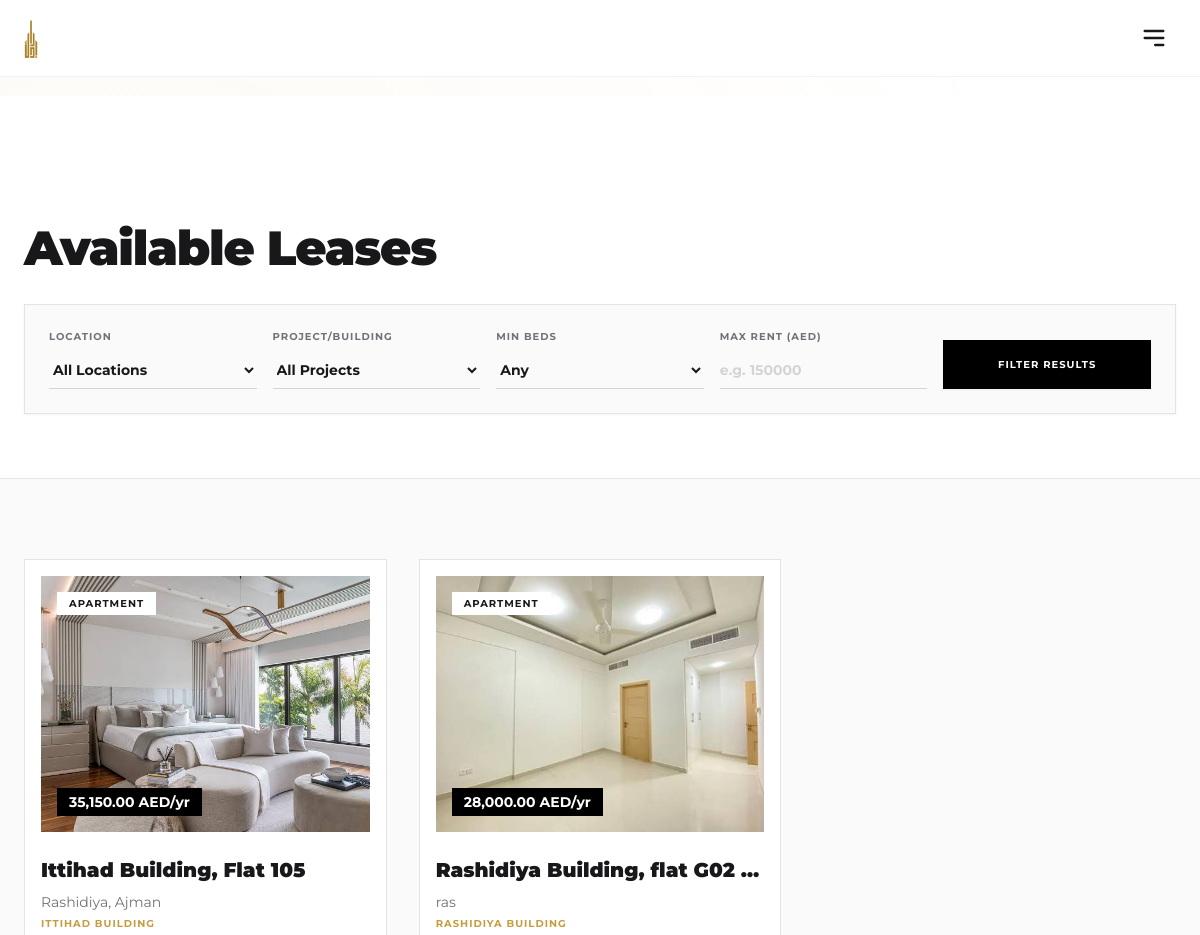
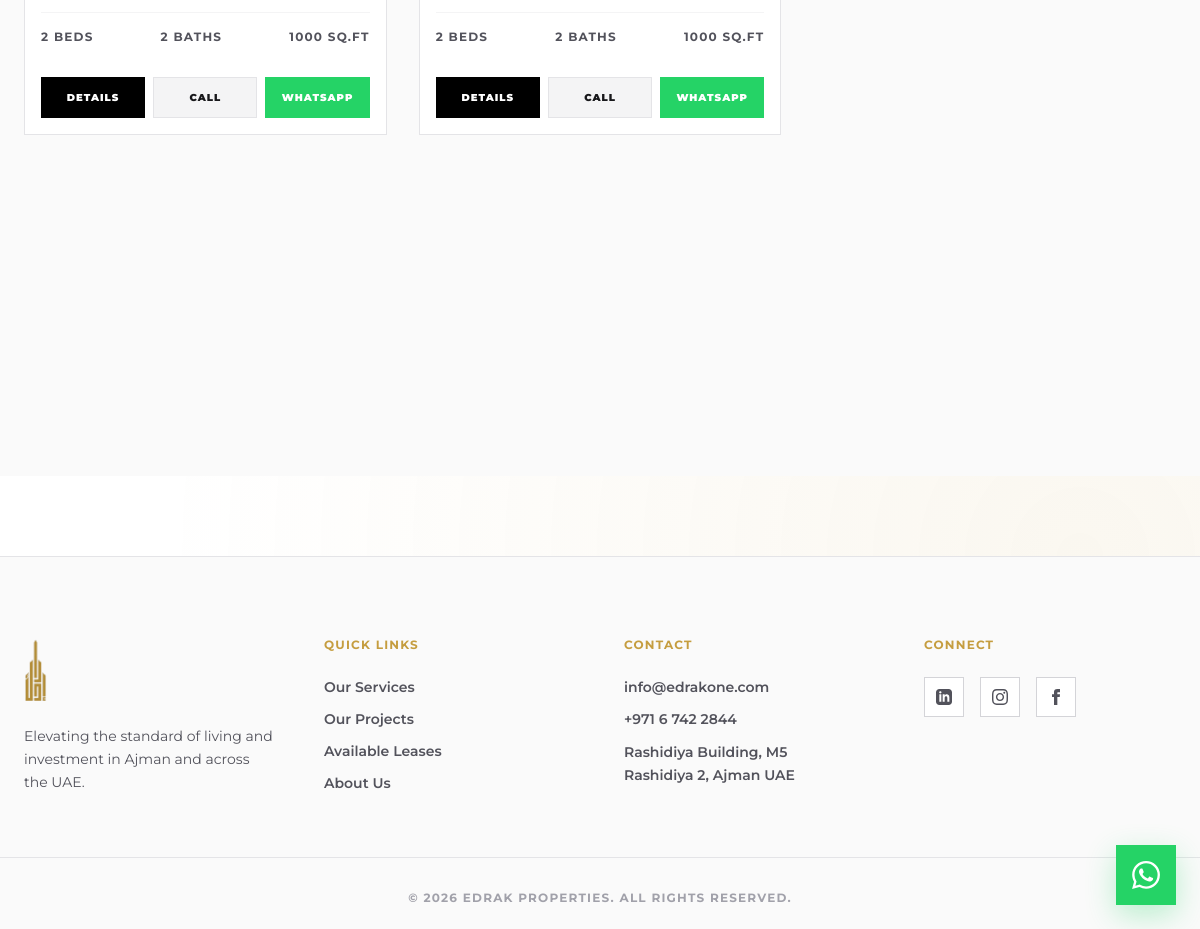
The page /leases/ on the database its author committed (2 pictures, top to bottom).
### core/models.py (models this page shows, shortened)
class Lease(models.Model):
    PROPERTY_TYPES = (
        ('apartment', _('Apartment')),
        ('villa', _('Luxury Villa')),
        ('commercial', _('Commercial Space')),
        ('townhouse', _('Townhouse')),
    )
    title = models.CharField(max_length=200)
    description = models.TextField(blank=True)
    project = models.ForeignKey(Project, on_delete=models.SET_NULL, null=True, blank=True, related_name='leases')
    property_type = models.CharField(max_length=50, choices=PROPERTY_TYPES)
    location = models.CharField(max_length=200)
    rent_price = models.DecimalField(max_digits=12, decimal_places=2)
    bedrooms = models.IntegerField(default=0)
    bathrooms = models.IntegerField(default=0)
    size_sqft = models.IntegerField(default=0)
    image = models.ImageField(upload_to='leases/', blank=True, null=True, help_text="Main Cover Image")
    map_embed_code = models.TextField(blank=True, help_text="Paste Google Maps <iframe> code here")
    parking_available = models.BooleanField(default=True)
    is_available = models.BooleanField(default=True)
    created_at = models.DateTimeField(auto_now_add=True)

class Project(models.Model):
    STATUS_CHOICES = (
        ('ready', _('Ready to Move')),
        ('off_plan', _('Off-Plan Investment')),
        ('commercial', _('Commercial Hub')),
    )
    title = models.CharField(max_length=200)
    description = models.TextField(blank=True)
    location = models.CharField(max_length=200)
    status = models.CharField(max_length=20, choices=STATUS_CHOICES, default='ready')
    image = models.ImageField(upload_to='projects/', blank=True, null=True, help_text="Main Cover Image")
    map_embed_code = models.TextField(blank=True, help_text="Paste Google Maps <iframe> code here")
    total_flats = models.IntegerField(default=0)
    parking_available = models.BooleanField(default=True)
    created_at = models.DateTimeField(auto_now_add=True)

### core/views.py (the view)
# urls.py: path('leases/', views.leases_view, name='leases'),
def leases_view(request):
    leases = Lease.objects.filter(is_available=True).order_by('-created_at')
    location = request.GET.get('location')
    beds = request.GET.get('beds')
    min_price = request.GET.get('min_price')
    max_price = request.GET.get('max_price')
    project_id = request.GET.get('project')
    if location:
        leases = leases.filter(location__icontains=location)
    if beds and beds.isdigit():
        leases = leases.filter(bedrooms__gte=int(beds))
    if min_price and min_price.isdigit():
        leases = leases.filter(rent_price__gte=int(min_price))
    if max_price and max_price.isdigit():
        leases = leases.filter(rent_price__lte=int(max_price))
    if project_id and project_id.isdigit():
        leases = leases.filter(project_id=int(project_id))
    locations = Lease.objects.filter(is_available=True).values_list('location', flat=True).distinct()
    projects = Project.objects.all()
    context = {
        'leases': leases,
        'locations': locations,
        'projects': projects,
    }
    return render(request, 'core/leases.html', context)

### templates/core/leases.html (shortened to what this page needs)
{% extends 'base.html' %}
{% load static i18n %}
{% load humanize %}
{% block content %}
<section class="pt-32 pb-16 bg-white border-b border-zinc-200">
    <div class="max-w-[90rem] mx-auto px-6">
        <h1 class="text-4xl md:text-5xl font-black text-zinc-900 tracking-tight mb-8">{% trans "Available Leases" %}</h1>
        <form method="GET" action="{% url 'leases' %}" class="grid grid-cols-1 md:grid-cols-5 gap-4 bg-zinc-50 border border-zinc-200 p-6 rounded-none shadow-sm">
            <div class="flex flex-col gap-2">
                <label class="text-[10px] uppercase font-bold text-zinc-500 tracking-widest">{% trans "Location" %}</label>
                <select name="location" class="bg-transparent border-b border-zinc-300 text-sm font-bold py-2 focus:outline-none focus:border-gold rounded-none">
                    <option value="">{% trans "All Locations" %}</option>
                </select>
            </div>
            <div class="flex flex-col gap-2">
                <label class="text-[10px] uppercase font-bold text-zinc-500 tracking-widest">{% trans "Project/Building" %}</label>
                <select name="project" class="bg-transparent border-b border-zinc-300 text-sm font-bold py-2 focus:outline-none focus:border-gold rounded-none">
                    <option value="">{% trans "All Projects" %}</option>
                </select>
            </div>
            <div class="flex flex-col gap-2">
                <label class="text-[10px] uppercase font-bold text-zinc-500 tracking-widest">{% trans "Min Beds" %}</label>
                <select name="beds" class="bg-transparent border-b border-zinc-300 text-sm font-bold py-2 focus:outline-none focus:border-gold rounded-none">
                    <option value="">{% trans "Any" %}</option>
                </select>
            </div>
            <div class="flex flex-col gap-2">
                <label class="text-[10px] uppercase font-bold text-zinc-500 tracking-widest">{% trans "Max Rent (AED)" %}</label>
                <input type="number" name="max_price" value="{{ request.GET.max_price }}" placeholder="e.g. 150000" class="bg-transparent border-b border-zinc-300 text-sm font-bold py-2 focus:outline-none focus:border-gold rounded-none placeholder:text-zinc-300">
            </div>
            <div class="flex items-end">
                <button type="submit" class="w-full bg-black text-white font-bold uppercase tracking-widest text-[10px] py-4 hover:bg-gold transition-colors shadow-sm rounded-none border border-black hover:border-gold">{% trans "Filter Results" %}</button>
            </div>
        </form>
    </div>
</section>
<section class="py-20 bg-zinc-50 min-h-[50svh]">
    <div class="max-w-[90rem] mx-auto px-6 grid grid-cols-1 md:grid-cols-2 lg:grid-cols-3 gap-8">
        {% for lease in leases %}
            <div class="bg-white border border-zinc-200 p-4 hover:shadow-xl transition-shadow group flex flex-col justify-between rounded-none">
                <div>
                    <div class="overflow-hidden relative h-64 mb-6 bg-zinc-100 flex items-center justify-center">
                        {% if lease.image %}
                            <img src="{{ lease.image.url }}" class="w-full h-full object-cover group-hover:scale-105 transition-transform duration-700">
                        {% else %}
                            <img src="{% static 'img/logo.png' %}" class="h-16 opacity-20 grayscale group-hover:scale-110 transition-transform duration-700">
                        {% endif %}
                        <div class="absolute top-4 left-4 bg-white px-3 py-1 text-[10px] font-bold uppercase tracking-widest">{{ lease.get_property_type_display }}</div>
<div class="absolute bottom-4 left-4 bg-black text-white px-3 py-1 text-sm font-bold">{{ lease.rent_price|intcomma }} AED/yr</div>
                    </div>
                    <h3 class="text-xl font-black text-zinc-900 mb-2 truncate">{{ lease.title }}</h3>
                    <p class="text-zinc-500 text-sm mb-1 truncate">{{ lease.location }}</p>
                    {% if lease.project %}<p class="text-gold text-[10px] uppercase font-bold tracking-widest mb-4 truncate">{{ lease.project.title }}</p>{% endif %}
                    <div class="flex justify-between items-center border-t border-zinc-100 py-4 text-xs font-bold text-zinc-600 uppercase tracking-widest">
                        <span>{{ lease.bedrooms }} Beds</span>
                        <span>{{ lease.bathrooms }} Baths</span>
                        <span>{{ lease.size_sqft }} Sq.Ft</span>
                    </div>
                </div>
              <div class="grid grid-cols-3 gap-2 mt-4">
    <a href="{% url 'lease_detail' lease.id %}" class="bg-black text-white text-center py-3 text-[10px] font-black uppercase tracking-widest hover:bg-gold transition-colors border border-black rounded-none">{% trans "Details" %}</a>
    <a href="tel:+97167422844" class="bg-zinc-100 text-zinc-900 text-center py-3 text-[10px] font-black uppercase tracking-widest hover:bg-zinc-200 transition-colors border border-zinc-200 rounded-none">{% trans "Call" %}</a>
    <a href="https://wa.me/97167422783" class="bg-[#25D366] text-white text-center py-3 text-[10px] font-black uppercase tracking-widest hover:bg-[#1ebd5a] transition-colors border border-[#25D366] rounded-none">{% trans "WhatsApp" %}</a>
</div>
            </div>
        {% endfor %}
    </div>
</section>
{% endblock %}

### rows shown on the page
Lease: image (picture), property_type "APARTMENT", rent_price "35,150.00", title "Ittihad Building, Flat 105", location "Rashidiya, Ajman", project "ITTIHAD BUILDING", bedrooms "2", bathrooms "2", size_sqft "1000"
Lease: image (picture), property_type "APARTMENT", rent_price "28,000.00", title "Rashidiya Building, flat G02…", location "ras", project "RASHIDIYA BUILDING", bedrooms "2", bathrooms "2", size_sqft "1000"
